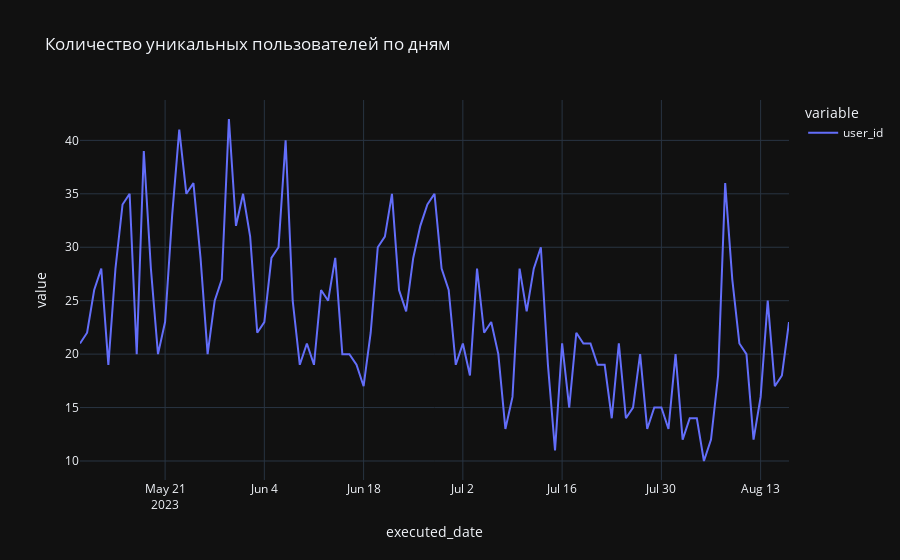

Write notebook code for a chart like this one.
### Code cell
px.line(executed_by_date_users_count, title='Количество уникальных пользователей по дням')

### Figure 1 — Plotly figure (JSON) as saved in the notebook; plotly's stock layout.template omitted (floating-point values rounded to 4 significant figures)
{"data": [{"hovertemplate": "variable=user_id<br>executed_date=%{x}<br>value=%{y}<extra></extra>", "legendgroup": "user_id", "line": {"color": "#636efa", "dash": "solid"}, "marker": {"symbol": "circle"}, "mode": "lines", "name": "user_id", "orientation": "v", "showlegend": true, "x": ["2023-05-09", "2023-05-10", "2023-05-11", "2023-05-12", "2023-05-13", "2023-05-14", "2023-05-15", "2023-05-16", "2023-05-17", "2023-05-18", "2023-05-19", "2023-05-20", "2023-05-21", "2023-05-22", "2023-05-23", "2023-05-24", "2023-05-25", "2023-05-26", "2023-05-27", "2023-05-28", "2023-05-29", "2023-05-30", "2023-05-31", "2023-06-01", "2023-06-02", "2023-06-03", "2023-06-04", "2023-06-05", "2023-06-06", "2023-06-07", "2023-06-08", "2023-06-09", "2023-06-10", "2023-06-11", "2023-06-12", "2023-06-13", "2023-06-14", "2023-06-15", "2023-06-16", "2023-06-17", "2023-06-18", "2023-06-19", "2023-06-20", "2023-06-21", "2023-06-22", "2023-06-23", "2023-06-24", "2023-06-25", "2023-06-26", "2023-06-27", "2023-06-28", "2023-06-29", "2023-06-30", "2023-07-01", "2023-07-02", "2023-07-03", "2023-07-04", "2023-07-05", "2023-07-06", "2023-07-07", "2023-07-08", "2023-07-09", "2023-07-10", "2023-07-11", "2023-07-12", "2023-07-13", "2023-07-14", "2023-07-15", "2023-07-16", "2023-07-17", "2023-07-18", "2023-07-19", "2023-07-20", "2023-07-21", "2023-07-22", "2023-07-23", "2023-07-24", "2023-07-25", "2023-07-26", "2023-07-27", "2023-07-28", "2023-07-29", "2023-07-30", "2023-07-31", "2023-08-01", "2023-08-02", "2023-08-03", "2023-08-04", "2023-08-05", "2023-08-06", "2023-08-07", "2023-08-08", "2023-08-09", "2023-08-10", "2023-08-11", "2023-08-12", "2023-08-13", "2023-08-14", "2023-08-15", "2023-08-16", "2023-08-17"], "xaxis": "x", "y": [21, 22, 26, 28, 19, 28, 34, 35, 20, 39, 28, 20, 23, 33, 41, 35, 36, 29, 20, 25, 27, 42, 32, 35, 31, 22, 23, 29, 30, 40, 25, 19, 21, 19, 26, 25, 29, 20, 20, 19, 17, 22, 30, 31, 35, 26, 24, 29, 32, 34, 35, 28, 26, 19, 21, 18, 28, 22, 23, 20, 13, 16, 28, 24, 28, 30, 19, 11, 21, 15, 22, 21, 21, 19, 19, 14, 21, 14, 15, 20, 13, 15, 15, 13, 20, 12, 14, 14, 10, 12, 18, 36, 27, 21, 20, 12, 16, 25, 17, 18, 23], "yaxis": "y", "type": "scatter"}], "layout": {"xaxis": {"anchor": "y", "domain": [0.0, 1.0], "title": {"text": "executed_date"}}, "yaxis": {"anchor": "x", "domain": [0.0, 1.0], "title": {"text": "value"}}, "legend": {"title": {"text": "variable"}, "tracegroupgap": 0}, "title": {"text": "Количество уникальных пользователей по дням"}}}
